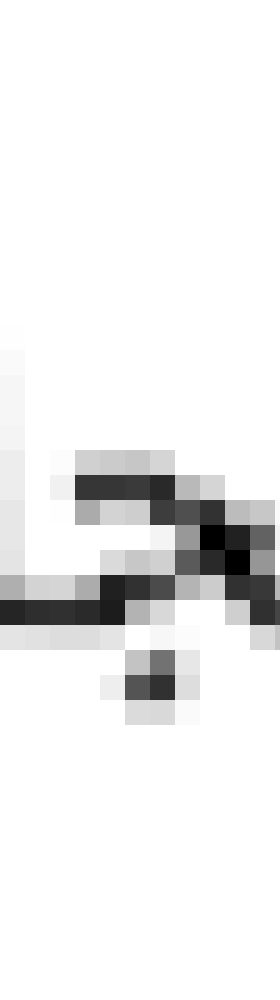
#> input picture tests/gem.png, 280 x 1000 px
$ python statistical_features.py
#> lines starting #> are read from the running program, lines starting #| are printed output that depends on the picture; after the words box and inside, x2 and y2 are one past the last pixel; in counts of white or black regions, pixels touching at a corner belong together; long printed decimals are rounded
import numpy as np
import math
import cv2

# 1.exact width and height
def crop_image(img):
    img_height, img_width = img.shape
    first_row = img_height
    first_col = img_width
    last_row = 0
    last_col = 0
    for i in range (img_height):
        for j in range(img_width):
            if (bw_img[i][j]==0):
                first_row = min(first_row,i)
                first_col = min(first_col,j)
                last_row = max (last_row,i)
                last_col = max (last_col,j)
    cropped_img = bw_img[first_row:last_row,first_col:last_col]
    # cv2.imshow("img",cropped_img)
    return cropped_img

# 2. extract black and white pixels
def get_black_and_white(img):
    black_pixels = 0
    white_pixels = 0
    width,height = img.shape
    for i in range (width):
        for j in range(height):
            if (img[i][j]==0):
                black_pixels +=1
            else:
                white_pixels +=1
    return black_pixels,white_pixels
# 3. horizontal transitions
def horizontal_transitions(img):
    horizontal =0
    width,height = img.shape
    for i in range (width):
        for j in range(1,height):
            if (img[i][j] != img[i][j-1]):
                horizontal +=1
    return horizontal
# 4. Vertical transitions
def vertical_transitions(img):
    vertical = 0
    width,height = img.shape
    for j in range (height):
        for i in range (1,width):
            if (img[i][j] != img[i-1][j]):
                vertical +=1
    return vertical

def get_Regions(img):
    width,height = img.shape
    Region_1 = img[:width//2,:height//2]
    Region_2 = img[:width//2,height//2+1:]
    Region_3 = img[width//2+1:,:height//2]
    Region_4 = img[width//2+1:,height//2+1:]
    Regions= [Region_1,Region_2,Region_3,Region_4]
    # [4 lines of commented-out code are left out]
    return Regions

def getConnectivety(img):
    output = cv2.connectedComponentsWithStats(img, 8)
    # print(output)
    # return output[0]
def getFeatureVector(cropped_img):
    FeatureVector=[]
    width,height = cropped_img.shape
    print(cropped_img.shape)
    FeatureVector.append(height/width) #1. height/width
    b,w = get_black_and_white(cropped_img)
    FeatureVector.append(b/w) #2.black/white
    FeatureVector.append(horizontal_transitions(cropped_img)) # 3. horizontal transitions
    FeatureVector.append(vertical_transitions(cropped_img)) # 4. Vertical transitions

    regions = get_Regions(cropped_img)
    black=[]
    white=[]
    for i in range (len(regions)):
        b,w = get_black_and_white(regions[i])
        black.append(b)
        white.append(w)
    for i in range (4):
        FeatureVector.append(black[i]/white[i])
    for i in range(3):
        for j in range(i+1,4):
            FeatureVector.append(black[i]/black[j])
    return FeatureVector

if __name__=="__main__":
    #read image
    img = cv2.imread('../tests/gem.png')
#> img is the input picture: shape (1000, 280, 3); min 0, max 255, mean 238
    img_grey = cv2.cvtColor(img,cv2.COLOR_RGB2GRAY)
    _, bw_img = cv2.threshold(img_grey,127,255,cv2.THRESH_BINARY) #convert to binary
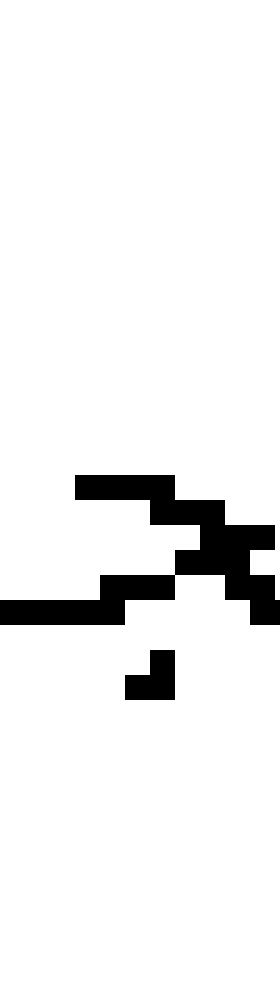
#> bw_img: shape (1000, 280); 93.9% white; 2 black regions, box (x1, y1, x2, y2) and area: (0, 475, 280, 625) 15125, (125, 650, 175, 700) 1875
    cropped_img = crop_image(bw_img)
#> in crop_image, `cropped_img = bw_img[first_row:last_row,first_col:last_col]`:
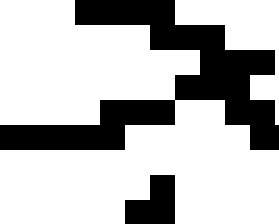
#> cropped_img: shape (224, 279); 72.9% white; 2 black regions, box (x1, y1, x2, y2) and area: (0, 0, 279, 150) 15100, (125, 175, 175, 224) 1825
    cv2.imwrite("c1.png", cropped_img)
    FeatureVector= getFeatureVector(cropped_img)
#| (224, 279)
#> in getFeatureVector, `b,w = get_black_and_white(cropped_img)`: b = 16925; w = 45571
#> in get_Regions, `Region_1 = img[:width//2,:height//2]`:
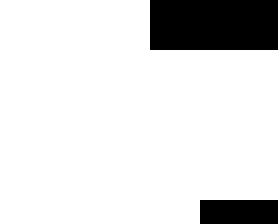
#> Region_1: shape (112, 139) (shown 2 times larger); 86.7% white; 2 black regions, box (x1, y1, x2, y2) and area: (75, 0, 139, 25) 1600, (100, 100, 139, 112) 468
#> in get_Regions, `Region_2 = img[:width//2,height//2+1:]`:
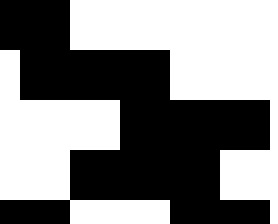
#> Region_2: shape (112, 139) (shown 2 times larger); 51.7% white; 1 black region, box (x1, y1, x2, y2) and area: (0, 0, 135, 112) 7520
#> in get_Regions, `Region_3 = img[width//2+1:,:height//2]`:
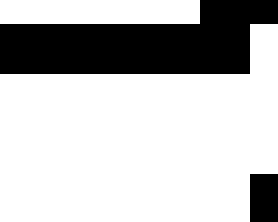
#> Region_3: shape (111, 139) (shown 2 times larger); 74.5% white; 2 black regions, box (x1, y1, x2, y2) and area: (0, 0, 139, 37) 3593, (125, 87, 139, 111) 336
#> in get_Regions, `Region_4 = img[width//2+1:,height//2+1:]`:
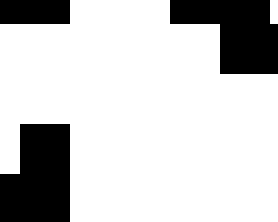
#> Region_4: shape (111, 139) (shown 2 times larger); 79.2% white; 3 black regions, box (x1, y1, x2, y2) and area: (0, 62, 35, 111) 1465, (85, 0, 139, 37) 1325, (0, 0, 35, 12) 420
#> in getFeatureVector, `regions = get_Regions(cropped_img)`: regions = 4 items
#> the loop in getFeatureVector, `for i in range (len(regions)):` made 4 passes
#> (width in get_black_and_white, b, w) on passes 1 to 4: (112, 2068, 13500), (112, 7520, 8048), (111, 3929, 11500), (111, 3210, 12219)
#> after the loop in getFeatureVector, `for i in range (len(regions)):`: black = [2068, 7520, 3929, 3210]; white = [13500, 8048, 11500, 12219]
#> after the loop in getFeatureVector, `for i in range (4):`: FeatureVector = [1.25, 0.371, 448, 808, 0.153, 0.934, 0.342, 0.263]
#> after the loop in getFeatureVector, `for i in range(3):`: FeatureVector = [1.25, 0.371, 448, 808, 0.153, 0.934, 0.342, 0.263, 0.275, 0.526, 0.644, 1.91, 2.34, 1.22]
    print(FeatureVector)
#| [1.246, 0.3714, 448, 808, 0.1532, 0.9344, 0.3417, 0.2627, 0.275, 0.5263, 0.6442, 1.914, 2.343, 1.224]
    getConnectivety(cropped_img)

    # cv2.waitKey(0)
    # cv2.destroyAllWindows()

$ run again, with tests/taa.png copied over tests/gem.png
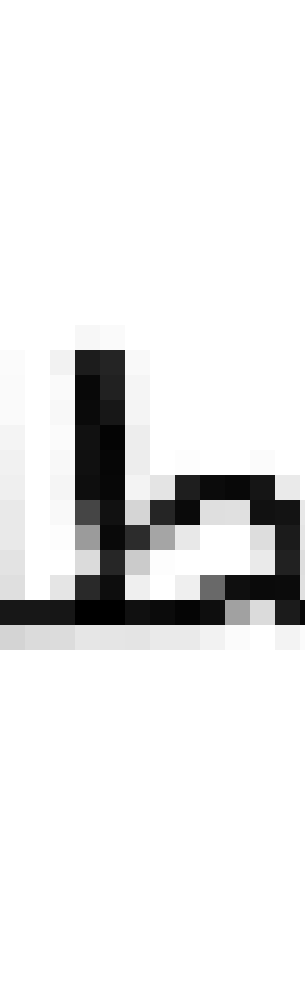
#> input picture tests/taa.png, 305 x 1000 px
#> img is the input picture: shape (1000, 305, 3); min 0, max 255, mean 231.7
#> bw_img: shape (1000, 305); 91.1% white; 1 black region, box (x1, y1, x2, y2) and area: (0, 350, 305, 625) 27000
#> in crop_image, `cropped_img = bw_img[first_row:last_row,first_col:last_col]`:
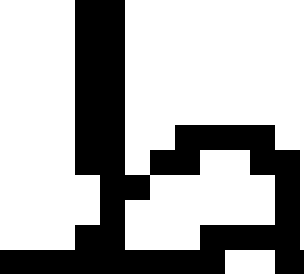
#> cropped_img: shape (274, 304); 67.9% white; 1 black region, box (x1, y1, x2, y2) and area: (0, 0, 304, 274) 26721
#| (274, 304)
#> in getFeatureVector, `b,w = get_black_and_white(cropped_img)`: b = 26721; w = 56575
#> Region_1: shape (137, 152); 67.1% white; 1 black region, box (x1, y1, x2, y2) and area: (75, 0, 125, 137) 6850
#> Region_2: shape (137, 151); 94.2% white; 1 black region, box (x1, y1, x2, y2) and area: (22, 125, 122, 137) 1200
#> Region_3: shape (136, 152); 58% white; 1 black region, box (x1, y1, x2, y2) and area: (0, 0, 152, 136) 8673
#> in get_Regions, `Region_4 = img[width//2+1:,height//2+1:]`:
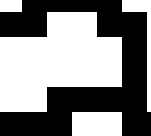
#> Region_4: shape (136, 151); 52.3% white; 1 black region, box (x1, y1, x2, y2) and area: (0, 0, 151, 136) 9799
#> regions = 4 items
#> the loop in getFeatureVector, `for i in range (len(regions)):` made 4 passes
#> (width in get_black_and_white, height in get_black_and_white, b, w) on passes 1 to 4: (137, 152, 6850, 13974), (137, 151, 1200, 19487), (136, 152, 8673, 11999), (136, 151, 9799, 10737)
#> after the loop in getFeatureVector, `for i in range (len(regions)):`: black = [6850, 1200, 8673, 9799]; white = [13974, 19487, 11999, 10737]
#> after the loop in getFeatureVector, `for i in range (4):`: FeatureVector = [1.11, 0.472, 848, 654, 0.49, 0.0616, 0.723, 0.913]
#> after the loop in getFeatureVector, `for i in range(3):`: FeatureVector = [1.11, 0.472, 848, 654, 0.49, 0.0616, 0.723, 0.913, 5.71, 0.79, 0.699, 0.138, 0.122, 0.885]
#| [1.109, 0.4723, 848, 654, 0.4902, 0.06158, 0.7228, 0.9126, 5.708, 0.7898, 0.6991, 0.1384, 0.1225, 0.8851]
